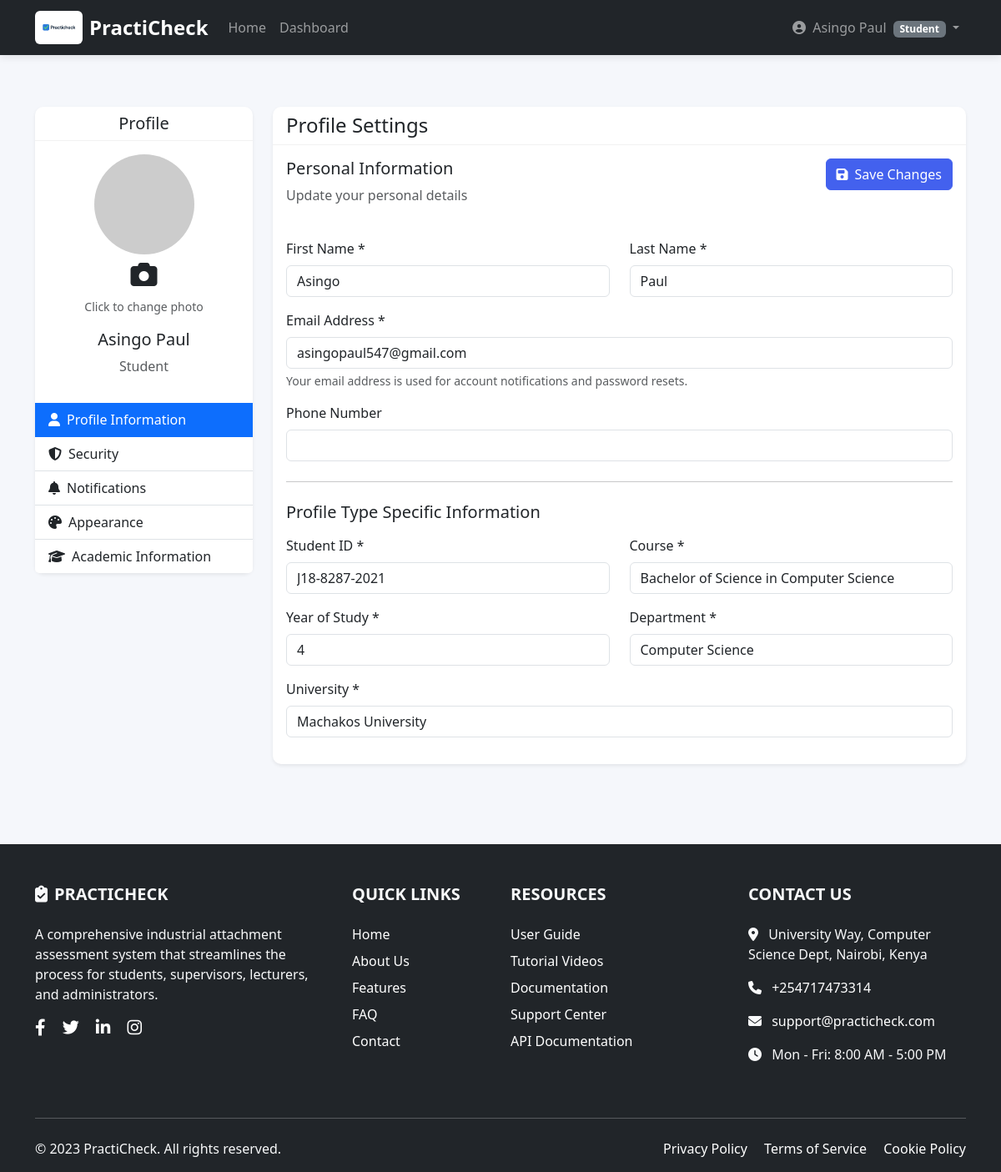
The app's page /accounts/profile/ (signed in) with its own data.
### accounts/models.py (models this page shows, shortened)
class CustomUser(AbstractUser):
    username = None  # Remove default username
    USER_TYPE_CHOICES = (
        (1, "Student"),
        (2, "Supervisor"),
        (3, "Lecturer"),
        (4, "Admin"),
    )
    user_type = models.PositiveSmallIntegerField(choices=USER_TYPE_CHOICES, default=1)
    email = models.EmailField(unique=True)
    student_id = models.CharField(max_length=20, unique=True, blank=True, null=True)
    year_of_study = models.PositiveSmallIntegerField(blank=True, null=True)
    university = models.CharField(max_length=200, blank=True, null=True)
    organization = models.CharField(max_length=200, blank=True, null=True)
    position = models.CharField(max_length=100, blank=True, null=True)
    supervisor_department = models.CharField(max_length=100, blank=True, null=True)
    department = models.ForeignKey('attachments.Department', on_delete=models.SET_NULL, null=True, blank=True)
    course = models.ForeignKey('attachments.Course', on_delete=models.SET_NULL, null=True, blank=True)
    profile_picture = models.ImageField(
        upload_to='profile_pictures/',
        null=True,
        blank=True,
        verbose_name='Profile Picture'
    )
    phone_number = models.CharField(
        max_length=20,
        blank=True,
        null=True,
        verbose_name='Phone Number'
    )
    dark_theme_enabled = models.BooleanField(
        default=False,
        verbose_name='Dark Theme Enabled'
    )
    notification_preferences = models.JSONField(
        default=dict,
        blank=True,
        verbose_name='Notification Preferences'
    )
    USERNAME_FIELD = 'email'
    REQUIRED_FIELDS = []  # Remove 'username' from required fields
    objects = CustomUserManager()
    def get_user_type_display(self):
        return dict(self.USER_TYPE_CHOICES).get(self.user_type, "Unknown")

class StudentProfile(models.Model):
    user = models.OneToOneField(settings.AUTH_USER_MODEL, on_delete=models.CASCADE, related_name='student_profile')
    student_id = models.CharField(max_length=20, unique=True)
    course = models.CharField(max_length=100)
    year_of_study = models.PositiveSmallIntegerField(null=True, blank=True)
    university = models.CharField(max_length=200)
    department = models.CharField(max_length=100)

### accounts/views.py (the view, shortened to what this page needs)
# urls.py: path("profile/", views.profile, name="profile"),
@login_required
def profile(request):
    user = request.user
    profile = None
    logbook_entries = []
    total_entries = 0
    completion_rate = 0
    password_form = PasswordChangeForm(user)
    profile_updated = False
    password_updated = False
    if hasattr(user, 'student_profile'):
        profile = user.student_profile
        logbook_entries = LogbookEntry.objects.filter(attachment__student=user).order_by('-entry_date')[:5]
        total_entries = LogbookEntry.objects.filter(attachment__student=user).count()
        attachments = Attachment.objects.filter(student=user)
        if attachments.exists():
            completion_rate = round(sum(a.progress_percentage for a in attachments) / attachments.count())
    elif hasattr(user, 'supervisor_profile'):
        profile = user.supervisor_profile
    elif hasattr(user, 'lecturer_profile'):
        profile = user.lecturer_profile
    notification_prefs = getattr(user, 'notification_preferences', {
        'email_notifications': True,
        'logbook_reminders': True,
        'evaluation_alerts': True,
        'newsletter': True
    })
    return render(request, 'accounts/profile.html', {
        'user': user,
        'profile': profile,
        'logbook_entries': logbook_entries,
        'total_entries': total_entries,
        'completion_rate': completion_rate,
        'password_form': password_form,
        'profile_updated': profile_updated,
        'password_updated': password_updated,
        'notification_prefs': notification_prefs,
        'dark_theme_enabled': getattr(user, 'dark_theme_enabled', False)
    })

### accounts/templates/accounts/profile.html (shortened to what this page needs)
{% extends 'base.html' %}
{% load crispy_forms_tags %}
{% load static %}
{% block content %}
<div class="container py-5">
    <div class="row">
        <div class="col-lg-3 mb-4">
            <div class="card shadow-sm">
                <div class="card-header bg-transparent">
                    <h5 class="mb-0 text-center">Profile</h5>
                </div>
                <div class="card-body text-center">
                    <form id="profilePicForm" method="post" enctype="multipart/form-data" action="{% url 'accounts:upload_profile_picture' %}">
                        <div class="profile-picture-container">
                            <label for="profileInput" style="cursor: pointer;">
                                <img id="profilePreview"
                                     src="{% if user.profile_picture %}{{ user.profile_picture.url }}{% else %}https://ui-avatars.com/api/?name={{ user.get_full_name|default:user.username }}&background=3498db&color=fff&size=120{% endif %}"
                                     alt="Profile Picture" class="rounded-circle mb-2" width="120" height="120" style="object-fit: cover;">
                                <div class="profile-picture-overlay">
                                    <i class="fas fa-camera fa-2x"></i>
                                </div>
                            </label>
                        </div>
                        <div class="mt-2">
                            <small class="text-muted">Click to change photo</small>
                        </div>
                    </form>
                    <h5 class="card-title mt-3">{{ user.get_full_name|default:user.username }}</h5>
                    <p class="text-muted text-capitalize">{{ user.get_user_type_display }}</p>
                </div>
                <div class="list-group list-group-flush">
                    <a href="#profile-info" class="list-group-item list-group-item-action active" data-bs-toggle="tab">
                        <i class="fas fa-user me-2"></i>Profile Information
                    </a>
                    <a href="#security" class="list-group-item list-group-item-action" data-bs-toggle="tab">
                        <i class="fas fa-shield-alt me-2"></i>Security
                    </a>
                    <a href="#notifications" class="list-group-item list-group-item-action" data-bs-toggle="tab">
                        <i class="fas fa-bell me-2"></i>Notifications
                    </a>
                    <a href="#appearance" class="list-group-item list-group-item-action" data-bs-toggle="tab">
                        <i class="fas fa-palette me-2"></i>Appearance
                    </a>
                    {% if user.user_type == 1 and user.student_profile %}
                    <a href="#academic-info" class="list-group-item list-group-item-action" data-bs-toggle="tab">
                        <i class="fas fa-graduation-cap me-2"></i>Academic Information
                    </a>
                    {% endif %}
                </div>
            </div>
        </div>
        <div class="col-lg-9">
            <div class="card shadow-sm">
                <div class="card-header bg-transparent">
                    <h4 class="mb-0">Profile Settings</h4>
                </div>
                <div class="card-body">
                    <div class="tab-content">
                        <div class="tab-pane fade show active" id="profile-info">
                            <form method="post" id="profileForm">
                                <div class="row mb-4">
                                    <div class="col-md-6">
                                        <h5>Personal Information</h5>
                                        <p class="text-muted">Update your personal details</p>
                                    </div>
                                    <div class="col-md-6 text-end">
                                        <button type="submit" class="btn btn-primary">
                                            <i class="fas fa-save me-2"></i>Save Changes
                                        </button>
                                    </div>
                                </div>
                                <div class="row">
                                    <div class="col-md-6 mb-3">
                                        <label for="id_first_name" class="form-label">First Name *</label>
                                        <input type="text" name="first_name" value="{{ user.first_name }}"
                                               class="form-control" id="id_first_name" required>
                                    </div>
                                    <div class="col-md-6 mb-3">
                                        <label for="id_last_name" class="form-label">Last Name *</label>
                                        <input type="text" name="last_name" value="{{ user.last_name }}"
                                               class="form-control" id="id_last_name" required>
                                    </div>
                                </div>
                                <div class="mb-3">
                                    <label for="id_email" class="form-label">Email Address *</label>
                                    <input type="email" name="email" value="{{ user.email }}"
                                           class="form-control" id="id_email" required>
                                    <div class="form-text">Your email address is used for account notifications and password resets.</div>
                                </div>
                                <div class="mb-3">
                                    <label for="id_phone_number" class="form-label">Phone Number</label>
                                    <input type="tel" name="phone_number" value="{{ user.phone_number|default:'' }}"
                                           class="form-control" id="id_phone_number" pattern="[0-9+\-\s()]+">
                                </div>
                                <hr class="my-4">
                                <h5 class="mb-3">Profile Type Specific Information</h5>
                                {% if user.user_type == 1 and user.student_profile %}
                                <div class="row">
                                    <div class="col-md-6 mb-3">
                                        <label for="id_student_id" class="form-label">Student ID *</label>
                                        <input type="text" name="student_id" value="{{ user.student_profile.student_id }}"
                                               class="form-control" id="id_student_id" required>
                                    </div>
                                    <div class="col-md-6 mb-3">
                                        <label for="id_course" class="form-label">Course *</label>
                                        <input type="text" name="course" value="{{ user.student_profile.course }}"
                                               class="form-control" id="id_course" required>
                                    </div>
                                </div>
                                <div class="row">
                                    <div class="col-md-6 mb-3">
                                        <label for="id_year_of_study" class="form-label">Year of Study *</label>
                                        <input type="number" name="year_of_study" value="{{ user.student_profile.year_of_study }}"
                                               class="form-control" id="id_year_of_study" min="1" max="6" required>
                                    </div>
                                    <div class="col-md-6 mb-3">
                                        <label for="id_department" class="form-label">Department *</label>
                                        <input type="text" name="department" value="{{ user.student_profile.department }}"
                                               class="form-control" id="id_department" required>
                                    </div>
                                </div>
                                <div class="mb-3">
                                    <label for="id_university" class="form-label">University *</label>
                                    <input type="text" name="university" value="{{ user.student_profile.university }}"
                                           class="form-control" id="id_university" required>
                                </div>
                                {% endif %}
                            </form>
                        </div>
                    </div>
                </div>
            </div>
        </div>
    </div>
</div>
{% endblock %}

### templates/header.html (shortened to what this page needs)
{% load static %}
<header>
    <nav class="navbar navbar-expand-lg navbar-dark bg-dark fixed-top">
        <div class="container">
            <a class="navbar-brand d-flex align-items-center" href="{% url 'home' %}">
                <img src="{% static 'images/practicheck.png' %}"
                     alt="PractiCheck Logo"
                     style="height: 40px; width: auto;"
                     class="me-2">
                <span class="fw-bold text-white fs-4">PractiCheck</span>
            </a>
            <div class="collapse navbar-collapse" id="navbarNav">
                <ul class="navbar-nav me-auto">
                    <li class="nav-item">
                        <a class="nav-link" href="{% url 'home' %}">Home</a>
                    </li>
                    {% if user.is_authenticated %}
                    <li class="nav-item">
                        {% if user.user_type == 1 %}
                            <a class="nav-link" href="{% url 'attachments:dashboard' %}">Dashboard</a>
                        {% elif user.user_type == 2 %}
                            <a class="nav-link" href="{% url 'evaluations:supervisor_dashboard' %}">Dashboard</a>
                        {% elif user.user_type == 3 %}
                            <a class="nav-link" href="{% url 'evaluations:lecturer_dashboard' %}">Dashboard</a>
                        {% endif %}
                    </li>
                    {% endif %}
                </ul>
                <ul class="navbar-nav">
                    {% if user.is_authenticated %}
                    <li class="nav-item dropdown">
                        <a class="nav-link dropdown-toggle" href="#" role="button" data-bs-toggle="dropdown">
                            <i class="fas fa-user-circle me-1"></i>
                            {{ user.get_full_name|default:"No Name" }}
                            <small class="badge bg-secondary ms-1">
                                {{ user.get_user_type_display }}
                            </small>
                        </a>
                    </li>
                    {% endif %}
                </ul>
            </div>
        </div>
    </nav>
</header>

### records on screen
CustomUser: get_full_name "Asingo Paul", user_type "Student", first_name "Asingo", last_name "Paul", email "asingopaul547@gmail.com", student_id "J18-8287-2021", course "Bachelor of Science in Computer Science", year_of_study "4", department "Computer Science", university "Machakos University"
